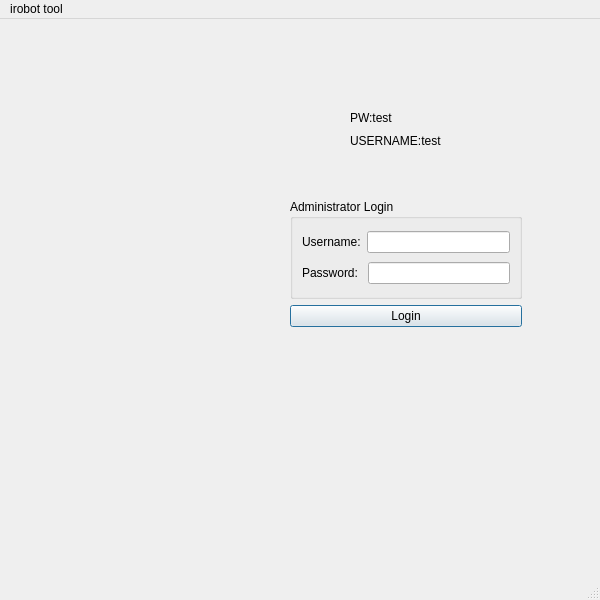
<?xml version="1.0" encoding="UTF-8"?>
<ui version="4.0">
 <class>MainWindow</class>
 <widget class="QMainWindow" name="MainWindow">
  <property name="geometry">
   <rect>
    <x>0</x>
    <y>0</y>
    <width>600</width>
    <height>600</height>
   </rect>
  </property>
  <property name="font">
   <font>
    <family>MS Shell Dlg 2</family>
   </font>
  </property>
  <property name="windowTitle">
   <string>MainWindow</string>
  </property>
  <widget class="QWidget" name="centralwidget">
   <widget class="QLabel" name="label_pic">
    <property name="geometry">
     <rect>
      <x>60</x>
      <y>140</y>
      <width>200</width>
      <height>200</height>
     </rect>
    </property>
    <property name="mouseTracking">
     <bool>false</bool>
    </property>
    <property name="text">
     <string/>
    </property>
   </widget>
   <widget class="QWidget" name="layoutWidget">
    <property name="geometry">
     <rect>
      <x>290</x>
      <y>180</y>
      <width>232</width>
      <height>128</height>
     </rect>
    </property>
    <layout class="QVBoxLayout" name="verticalLayout_2">
     <item>
      <widget class="QGroupBox" name="groupBox">
       <property name="title">
        <string>Administrator Login</string>
       </property>
       <layout class="QHBoxLayout" name="horizontalLayout_3">
        <item>
         <layout class="QVBoxLayout" name="verticalLayout">
          <item>
           <layout class="QHBoxLayout" name="horizontalLayout">
            <item>
             <widget class="QLabel" name="label">
              <property name="text">
               <string>Username:</string>
              </property>
             </widget>
            </item>
            <item>
             <widget class="QLineEdit" name="lineEdit_username"/>
            </item>
           </layout>
          </item>
          <item>
           <layout class="QHBoxLayout" name="horizontalLayout_2">
            <item>
             <widget class="QLabel" name="label_2">
              <property name="text">
               <string>Password: </string>
              </property>
             </widget>
            </item>
            <item>
             <widget class="QLineEdit" name="lineEdit_password">
              <property name="echoMode">
               <enum>QLineEdit::Password</enum>
              </property>
             </widget>
            </item>
           </layout>
          </item>
         </layout>
        </item>
       </layout>
      </widget>
     </item>
     <item>
      <widget class="QPushButton" name="pushButton_Login">
       <property name="text">
        <string>Login</string>
       </property>
       <property name="autoDefault">
        <bool>true</bool>
       </property>
       <property name="default">
        <bool>true</bool>
       </property>
      </widget>
     </item>
    </layout>
   </widget>
   <widget class="QWidget" name="layoutWidget">
    <property name="geometry">
     <rect>
      <x>350</x>
      <y>90</y>
      <width>93</width>
      <height>40</height>
     </rect>
    </property>
    <layout class="QVBoxLayout" name="verticalLayout_3">
     <item>
      <widget class="QLabel" name="label_4">
       <property name="text">
        <string>PW:test</string>
       </property>
      </widget>
     </item>
     <item>
      <widget class="QLabel" name="label_3">
       <property name="text">
        <string>USERNAME:test</string>
       </property>
      </widget>
     </item>
    </layout>
   </widget>
  </widget>
  <widget class="QStatusBar" name="statusbar"/>
  <widget class="QMenuBar" name="menubar">
   <property name="geometry">
    <rect>
     <x>0</x>
     <y>0</y>
     <width>600</width>
     <height>26</height>
    </rect>
   </property>
   <widget class="QMenu" name="menuirobot_login">
    <property name="title">
     <string>irobot tool</string>
    </property>
   </widget>
   <addaction name="menuirobot_login"/>
  </widget>
 </widget>
 <resources/>
 <connections/>
 <slots>
  <slot>on_pushButton_Login_clicked()</slot>
  <slot>focusLoginButton()</slot>
 </slots>
</ui>
